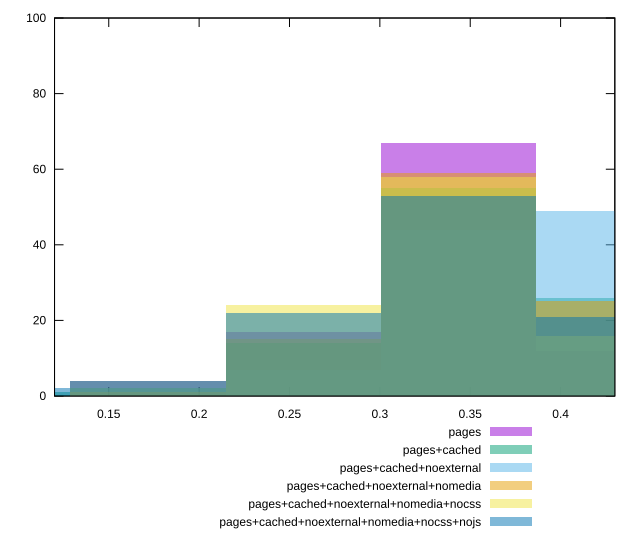

Write gnuplot code to recreate this figure.
reset

$pages <<EOF
0.17171342133379555 4
0.25757013200069334 17
0.3434268426675911 67
0.42928355333448887 12
EOF

$pagesCached <<EOF
0.3434268426675911 55
0.42928355333448887 26
0.25757013200069334 14
0.08585671066689778 1
0.17171342133379555 4
EOF

$pagesCachedNoexternal <<EOF
0.3434268426675911 44
0.42928355333448887 49
0.25757013200069334 7
EOF

$pagesCachedNoexternalNomedia <<EOF
0.3434268426675911 59
0.25757013200069334 15
0.42928355333448887 25
0.17171342133379555 1
EOF

$pagesCachedNoexternalNomediaNocss <<EOF
0.3434268426675911 58
0.42928355333448887 16
0.25757013200069334 24
0.17171342133379555 2
EOF

$pagesCachedNoexternalNomediaNocssNojs <<EOF
0.3434268426675911 53
0.25757013200069334 22
0.42928355333448887 21
0.17171342133379555 2
0.08585671066689778 2
EOF

set key outside below
set boxwidth 0.08585671066689778
set xrange [0.12:0.43]
set yrange [0:100]
set trange [0:100]
set style fill transparent solid 0.5 noborder
set terminal svg size 640, 540 enhanced background rgb 'white'
set output "reprap/meta/score/comparison/histogram/all_raw.svg"

plot $pages title "pages" with boxes, \
     $pagesCached title "pages+cached" with boxes, \
     $pagesCachedNoexternal title "pages+cached+noexternal" with boxes, \
     $pagesCachedNoexternalNomedia title "pages+cached+noexternal+nomedia" with boxes, \
     $pagesCachedNoexternalNomediaNocss title "pages+cached+noexternal+nomedia+nocss" with boxes, \
     $pagesCachedNoexternalNomediaNocssNojs title "pages+cached+noexternal+nomedia+nocss+nojs" with boxes

reset
